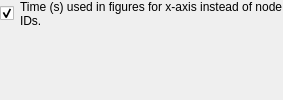
  <widget class="QDockWidget" name="dockWidget_statistics">
   <property name="windowTitle">
    <string>Statistics</string>
   </property>
   <attribute name="dockWidgetArea">
    <number>1</number>
   </attribute>
   <widget class="QWidget" name="dockWidgetContents_5">
    <layout class="QVBoxLayout" name="verticalLayout_7">
     <property name="leftMargin">
      <number>0</number>
     </property>
     <property name="topMargin">
      <number>0</number>
     </property>
     <property name="rightMargin">
      <number>0</number>
     </property>
     <property name="bottomMargin">
      <number>0</number>
     </property>
     <item>
      <layout class="QGridLayout" name="gridLayout_8" columnstretch="0,1">
       <item row="0" column="0">
        <widget class="QCheckBox" name="checkBox_timeStats">
         <property name="text">
          <string/>
         </property>
         <property name="checked">
          <bool>true</bool>
         </property>
        </widget>
       </item>
       <item row="0" column="1">
        <widget class="QLabel" name="label_logger_level_3">
         <property name="text">
          <string>Time (s) used in figures for x-axis instead of node IDs.</string>
         </property>
         <property name="wordWrap">
          <bool>true</bool>
         </property>
        </widget>
       </item>
      </layout>
     </item>
     <item>
      <widget class="rtabmap::StatsToolBox" name="toolBox_statistics" native="true"/>
     </item>
    </layout>
   </widget>
  </widget>
